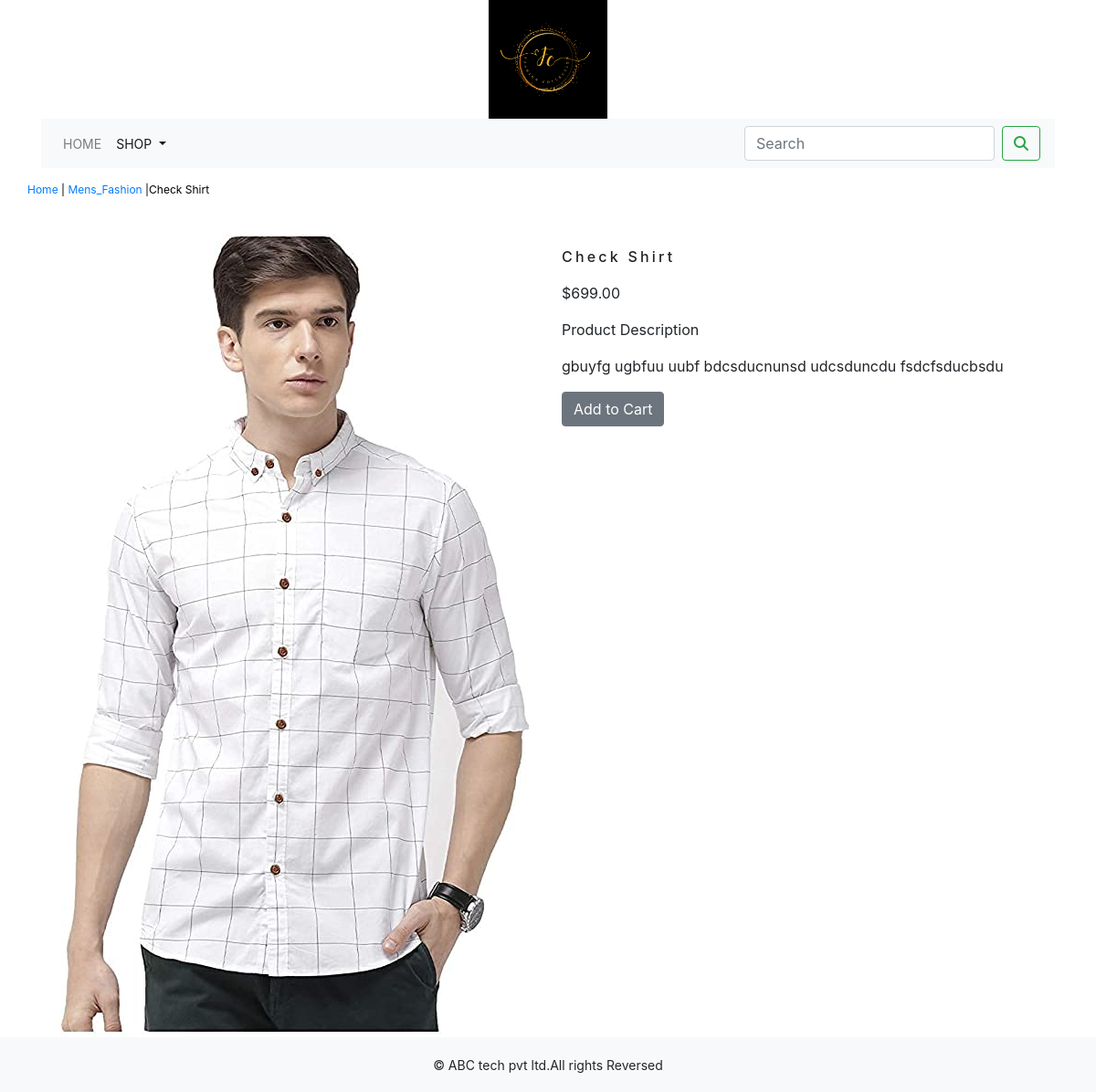
The app's page /shop/mens_fashion/check-shirt/ with its own data.
### shop/models.py (models this page shows, shortened)
class Product(models.Model):
    name = models.CharField(max_length=250, unique=True)
    slug = models.SlugField(max_length=250, unique=True)
    description = models.TextField(blank=True)
    price = models.DecimalField(max_digits=10, decimal_places=2)
    category = models.ForeignKey(Category, on_delete=models.CASCADE)
    image = models.ImageField(upload_to='product', blank=True)
    stock = models.IntegerField()
    available = models.BooleanField(default=True)
    created = models.DateTimeField(auto_now_add=True)
    updated = models.DateTimeField(auto_now=True)
    class Meta:
        ordering=('name',)
        verbose_name='product'
        verbose_name_plural='products'

class Category(models.Model):
    name=models.CharField(max_length=250,unique=True)
    slug=models.SlugField(max_length=250,unique=True)
    description=models.TextField(blank=True)
    image=models.ImageField(upload_to='category',blank=True)
    class Meta:
        ordering=('name',)
        verbose_name='category'
        verbose_name_plural='categories'
    def get_url(self):
        return reverse('shop:products_by_category', args=[self.slug])
    def __str__(self):
        return '{}' .format(self.name)

### shop/views.py (the view)
# urls.py: path('<slug:c_slug>/<slug:product_slug>/', views.proDetail, name='prodCatdetail'),
def proDetail(request,c_slug,product_slug):
    try:
        product=Product.objects.get(category__slug=c_slug,slug=product_slug)
    except Exception as e:
        raise e
    return render(request,'product.html', {'product':product})

### cart/context_processors.py (called while the page is built)
def counter(request):
    item_count=0
    if 'admin' in request.path:
        return {}
    else:
        try:
            cart=Cart.objects.filter(cart_id=_cart_id(request))
            car_items=CartItem.objects.all().filter(cart=cart[:1])
            for cart_item in car_items:
                item_count += cart_item.quantity
        except Cart.DoesNotExist:
            item_count =0
    return dict(item_count=item_count)

### cart/views.py (called while the page is built)
def _cart_id(request):
    cart=request.session.session_key
    if not cart:
        cart=request.session.create()
    return cart

### shop/context_processors.py (called while the page is built)
def menu_links(request):
    links=Category.objects.all()
    return dict(links=links)

### templates/product.html (shortened to what this page needs)
{% extends 'base.html' %}
{% load static %}
{% block content %}
<div class="row my_prod_row_class">
    <div class="mx_auto">
        <p><a href="{% url 'shop:allProdCat' %}">Home</a> | <a href="{{product.category.get_url}}">{{product.category}}</a> |{{product.name}}</p>
    </div>
</div>
<div class="container">
<br>
<div class="row">
    <div class="col-12 col-sm-12 col-md-12 col-lg-6 text-center">
        <div style="min-width:18rem;">
            <img src="{{product.image.url}}" alt="{{product.name}}">
        </div>
    </div>
        <div class="col-12 col-sm-12 col-md-12 col-lg-6">
            <div>
            <h1 class="my_prod_title">{{product.name}}</h1>
            <p>${{product.price}}</p>
            <p class="my_title">Product Description</p>
            <p class="text-justify my_prod_text">{{product.description}}</p>
            {% if product.stock <= 0 %}
            <p class="text-justify my_prod_text"><b>Out of Stock</b></p>
            {% else %}
            <a class="btn btn-secondary" href="{% url 'cart:add_cart' product.id %}">Add to Cart</a>
            {% endif %}
        </div>
    </div>
</div>
</div>
{% endblock %}

### static/css/custom.css (style rules this page uses)
body { font-family: 'Poppins', sans-serif; }
.my_title { font-size : 16px; text_transform : uppercase; latter-spacing : .2em; }
.my_prod_row_class { padding-top : 15px; padding-bottom : }
.my_prod_row_class .mx_auto { color : #000; font-size : 12px; text-decoration : none; }
.my_prod_title { font-size : 16px; text_transform : uppercase; letter-spacing : .2em; padding-top : 15px; padding-bottom : 10px; }
.my_prod_text { padding-right : 20px; }

### records on screen
Product: category "Mens_Fashion", name "Check Shirt", image (picture), price "699.00", description "gbuyfg ugbfuu uubf bdcsducnunsd udcsduncdu fsdcfsducbsdu"
